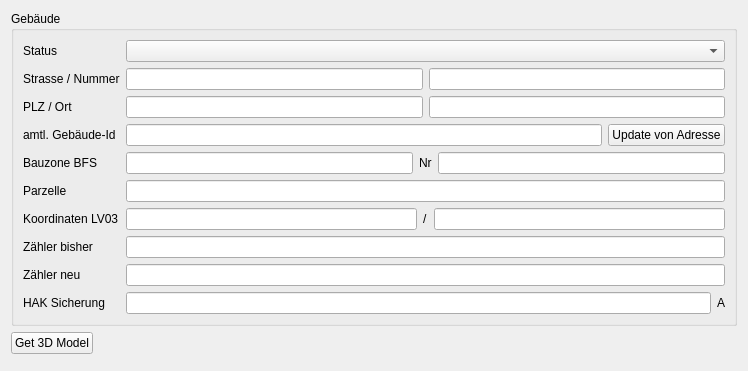
      <widget class="QWidget" name="sw_Building">
       <property name="sizePolicy">
        <sizepolicy hsizetype="Expanding" vsizetype="Expanding">
         <horstretch>0</horstretch>
         <verstretch>0</verstretch>
        </sizepolicy>
       </property>
       <property name="minimumSize">
        <size>
         <width>748</width>
         <height>0</height>
        </size>
       </property>
       <layout class="QVBoxLayout" name="verticalLayout">
        <item>
         <widget class="QGroupBox" name="groupBox">
          <property name="sizePolicy">
           <sizepolicy hsizetype="Expanding" vsizetype="Fixed">
            <horstretch>0</horstretch>
            <verstretch>0</verstretch>
           </sizepolicy>
          </property>
          <property name="title">
           <string>Gebäude</string>
          </property>
          <layout class="QFormLayout" name="formLayout">
           <item row="0" column="0">
            <widget class="QLabel" name="label_9">
             <property name="text">
              <string>Status</string>
             </property>
            </widget>
           </item>
           <item row="0" column="1">
            <widget class="QComboBox" name="pvp_building_buildingState">
             <item>
              <property name="text">
               <string/>
              </property>
             </item>
             <item>
              <property name="text">
               <string>new</string>
              </property>
             </item>
             <item>
              <property name="text">
               <string>existing</string>
              </property>
             </item>
            </widget>
           </item>
           <item row="1" column="0">
            <widget class="QLabel" name="label">
             <property name="text">
              <string>Strasse / Nummer</string>
             </property>
            </widget>
           </item>
           <item row="1" column="1">
            <layout class="QHBoxLayout" name="horizontalLayout_2">
             <item>
              <widget class="QLineEdit" name="pvp_building_street"/>
             </item>
             <item>
              <widget class="QLineEdit" name="pvp_building_streetNumber"/>
             </item>
            </layout>
           </item>
           <item row="2" column="0">
            <widget class="QLabel" name="label_4">
             <property name="text">
              <string>PLZ / Ort</string>
             </property>
            </widget>
           </item>
           <item row="2" column="1">
            <layout class="QHBoxLayout" name="horizontalLayout_3">
             <item>
              <widget class="QLineEdit" name="pvp_building_zip"/>
             </item>
             <item>
              <widget class="QLineEdit" name="pvp_building_city"/>
             </item>
            </layout>
           </item>
           <item row="3" column="0">
            <widget class="QLabel" name="label_35">
             <property name="text">
              <string>amtl. Gebäude-Id</string>
             </property>
            </widget>
           </item>
           <item row="3" column="1">
            <layout class="QHBoxLayout" name="horizontalLayout_7">
             <item>
              <widget class="QLineEdit" name="pvp_building_buildingId"/>
             </item>
             <item>
              <widget class="QPushButton" name="updateFromAddress">
               <property name="text">
                <string>Update von Adresse</string>
               </property>
              </widget>
             </item>
            </layout>
           </item>
           <item row="4" column="0">
            <widget class="QLabel" name="label_40">
             <property name="text">
              <string>Bauzone BFS</string>
             </property>
            </widget>
           </item>
           <item row="4" column="1">
            <layout class="QHBoxLayout" name="horizontalLayout_4">
             <item>
              <widget class="QLineEdit" name="pvp_building_areZoneName"/>
             </item>
             <item>
              <widget class="QLabel" name="label_41">
               <property name="text">
                <string>Nr</string>
               </property>
              </widget>
             </item>
             <item>
              <widget class="QLineEdit" name="pvp_building_areZoneCode"/>
             </item>
            </layout>
           </item>
           <item row="5" column="0">
            <widget class="QLabel" name="label_11">
             <property name="text">
              <string>Parzelle</string>
             </property>
            </widget>
           </item>
           <item row="5" column="1">
            <widget class="QLineEdit" name="pvp_building_plotNumber"/>
           </item>
           <item row="6" column="0">
            <widget class="QLabel" name="label_12">
             <property name="text">
              <string>Koordinaten LV03</string>
             </property>
            </widget>
           </item>
           <item row="6" column="1">
            <layout class="QHBoxLayout" name="horizontalLayout_5">
             <item>
              <widget class="QLineEdit" name="pvp_building_swissGridX"/>
             </item>
             <item>
              <widget class="QLabel" name="label_20">
               <property name="text">
                <string>/</string>
               </property>
              </widget>
             </item>
             <item>
              <widget class="QLineEdit" name="pvp_building_swissGridY"/>
             </item>
            </layout>
           </item>
           <item row="7" column="0">
            <widget class="QLabel" name="label_13">
             <property name="text">
              <string>Zähler bisher</string>
             </property>
            </widget>
           </item>
           <item row="7" column="1">
            <widget class="QLineEdit" name="pvp_building_meterNumberOld"/>
           </item>
           <item row="8" column="0">
            <widget class="QLabel" name="label_14">
             <property name="text">
              <string>Zähler neu</string>
             </property>
            </widget>
           </item>
           <item row="8" column="1">
            <widget class="QLineEdit" name="pvp_building_meterNumberNew"/>
           </item>
           <item row="9" column="0">
            <widget class="QLabel" name="label_15">
             <property name="text">
              <string>HAK Sicherung</string>
             </property>
            </widget>
           </item>
           <item row="9" column="1">
            <layout class="QHBoxLayout" name="horizontalLayout_6">
             <item>
              <widget class="QLineEdit" name="pvp_building_mainFuseSize"/>
             </item>
             <item>
              <widget class="QLabel" name="label_25">
               <property name="text">
                <string>A</string>
               </property>
              </widget>
             </item>
            </layout>
           </item>
          </layout>
         </widget>
        </item>
        <item>
         <layout class="QGridLayout" name="gridLayout">
          <item row="0" column="0">
           <widget class="QPushButton" name="get3dModel">
            <property name="sizePolicy">
             <sizepolicy hsizetype="Fixed" vsizetype="Fixed">
              <horstretch>0</horstretch>
              <verstretch>0</verstretch>
             </sizepolicy>
            </property>
            <property name="text">
             <string>Get 3D Model</string>
            </property>
           </widget>
          </item>
          <item row="0" column="1">
           <widget class="QFrame" name="frame">
            <property name="frameShape">
             <enum>QFrame::NoFrame</enum>
            </property>
            <property name="frameShadow">
             <enum>QFrame::Raised</enum>
            </property>
           </widget>
          </item>
          <item row="1" column="0">
           <widget class="QFrame" name="frame_2">
            <property name="frameShape">
             <enum>QFrame::NoFrame</enum>
            </property>
            <property name="frameShadow">
             <enum>QFrame::Raised</enum>
            </property>
           </widget>
          </item>
          <item row="1" column="1">
           <widget class="QFrame" name="frame_3">
            <property name="frameShape">
             <enum>QFrame::NoFrame</enum>
            </property>
            <property name="frameShadow">
             <enum>QFrame::Raised</enum>
            </property>
           </widget>
          </item>
         </layout>
        </item>
       </layout>
      </widget>
